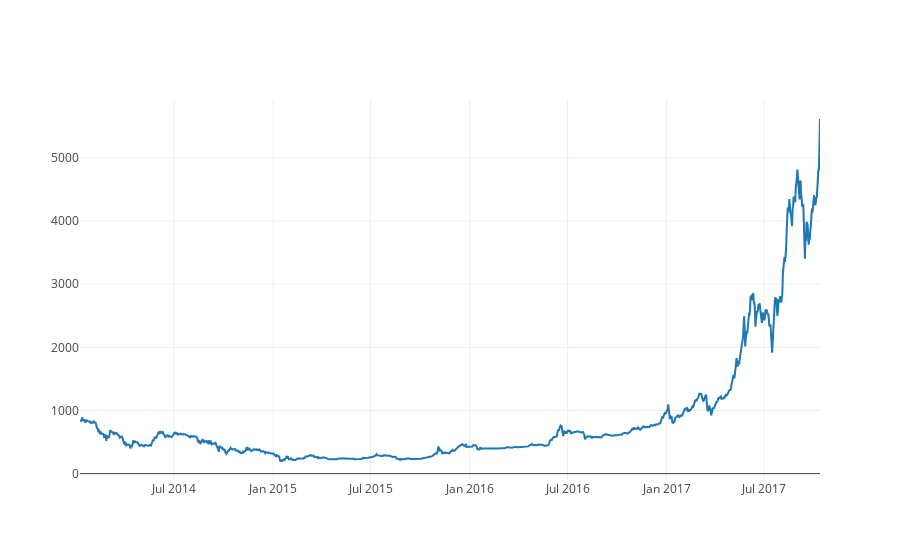

The cell this chart's notebook holds for it:
### Code cell
btc_trace = go.Scatter(x=data.index, y=data['Weighted Price'], name= 'Price')
py.iplot([btc_trace])

### Figure 1 — Plotly figure (JSON) as saved in the notebook; plotly's stock layout.template omitted (floating-point values rounded to 4 significant figures; data arrays with more than 128 entries replaced by an {"elided": "..."} marker saying what was removed)
{"data": [{"name": "Price", "type": "scatter", "x": {"elided": "1376 str values"}, "y": {"elided": "1376 float values"}}], "layout": {}}
